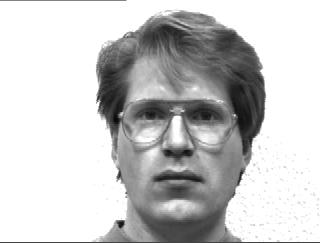
#> input picture part2/yalefaces/train/subject01.glasses.gif, 320 x 243 px
$ jupyter execute --allow-errors 'part2_session2(Computer_Vision_SM_Face_recognition).ipynb'
#> lines starting #> are read from the running program, lines starting #| are printed output that depends on the picture
# 숙명여대 Computer Vision - Face recognition

## OpenCV

### Loading the dataset

- Yale faces database: 케글에서 쉽게 구하실 수 있어요.

[cell 1]
# [6 lines of commented-out code are left out]

[cell 2]
# [5 lines of commented-out code are left out]

[cell 3]
from PIL import Image
import cv2
import numpy as np

path = 'yalefaces'
path

### Pre-processing the images

[cell 4]
import os
print(os.listdir('yalefaces/train'))

[cell 5]
def get_image_data():
    paths = [os.path.join('yalefaces/train', f) for f in os.listdir('yalefaces/train')]
    faces = []
    ids = []
    for path in paths:
        image = Image.open(path).convert('L')
#> image is the input picture: PIL image 320x243 L; min 8, max 255, mean 200.7
        image_np = np.array(image, 'uint8')
        id = int(os.path.split(path)[1].split('.')[0].replace('subject', ''))
        ids.append(id)
        faces.append(image_np)

    return np.array(ids), faces

[cell 6]
ids, faces = get_image_data()
#> ids = [1]; faces = 1 item

[cell 7]
ids
#> Out = [1]

[cell 8]
len(ids)
#> Out = 1

[cell 9]
len(faces)
#> Out = 1

[cell 10]
faces[0], faces[0].shape

[cell 11]
243 * 320

### Training the LBPH classifier

[cell 12]
8 * 8

[cell 13]
lbph_classifier = cv2.face.LBPHFaceRecognizer_create()
lbph_classifier.train(faces, ids)
lbph_classifier.write('lbph_classifier.yml')

### Recognizing faces

[cell 14]
lbph_face_classifier = cv2.face.LBPHFaceRecognizer_create()
lbph_face_classifier.read('lbph_classifier.yml')

[cell 15]
test_image = 'yalefaces/test/subject10.sad.gif'

#> (a cell that did not finish here is left out)

#> (a cell that did not finish here is left out)

#> (a cell that did not finish here is left out)

#> (a cell that did not finish here is left out)

[cell 20]
expected_output = int(os.path.split(test_image)[1].split('.')[0].replace('subject', ''))
#> expected_output = 10
expected_output
#> Out = 10

#> (a cell that did not finish here is left out)

### Evaluating the face classifier

[cell 22]
paths = [os.path.join('yalefaces/test', f) for f in os.listdir('yalefaces/test')]
predictions = []
expected_outputs = []
for path in paths:
    image = Image.open(path).convert('L')
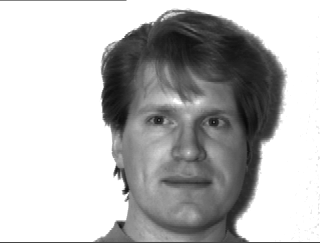
#> input picture part2/yalefaces/test/subject01.gif, 320 x 243 px
#> image is the input picture: PIL image 320x243 L; min 9, max 255, mean 184.5
    image_np = np.array(image, 'uint8')
    prediction, _ = lbph_face_classifier.predict(image_np)
#> prediction = 1
    expected_output = int(os.path.split(path)[1].split('.')[0].replace('subject', ''))

    predictions.append(prediction)
    expected_outputs.append(expected_output)

[cell 23]
type(predictions)

[cell 24]
predictions = np.array(predictions)
#> predictions = [1]
expected_outputs = np.array(expected_outputs)

[cell 25]
type(predictions)

[cell 26]
predictions
#> Out = [1]

[cell 27]
expected_outputs

[cell 28]
from sklearn.metrics import accuracy_score
accuracy_score(expected_outputs, predictions)
#> Out = 1

[cell 29]
len(predictions)
#> Out = 1

[cell 30]
from sklearn.metrics import confusion_matrix
cm = confusion_matrix(expected_outputs, predictions)
#> cm = [1]
cm
#> Out = [1]

[cell 31]
import seaborn
seaborn.heatmap(cm, annot=True);
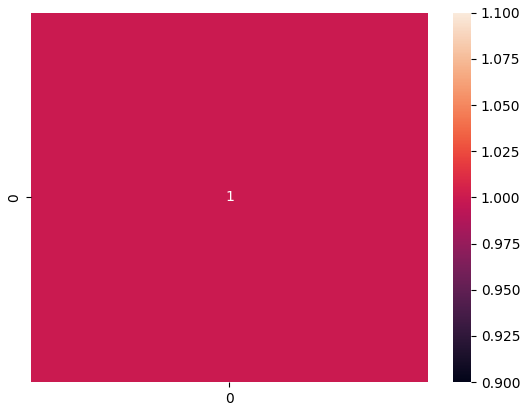
#> figure drawn by matplotlib, 2 panels
